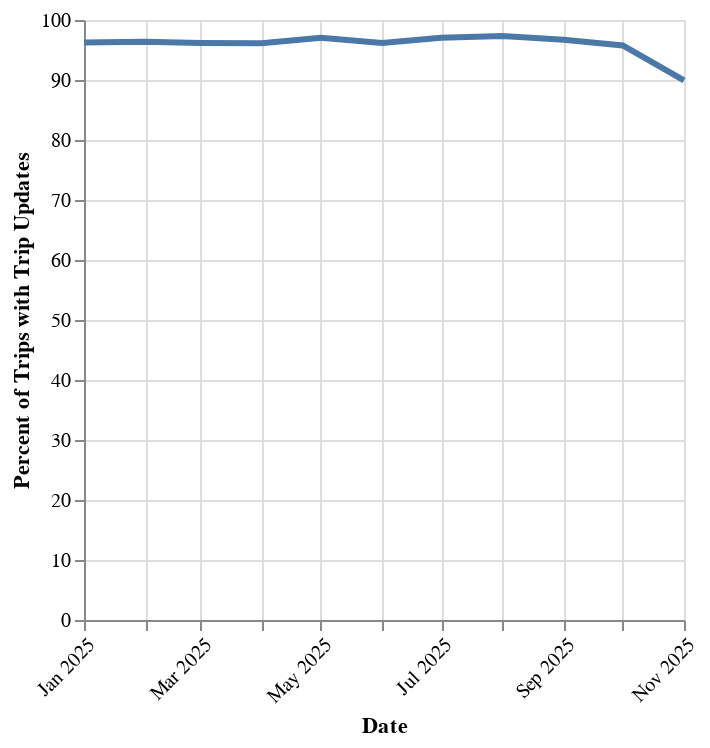

This figure's notebook cell:
### Markdown cell above
### Can't get colors for line charts to work.

### Code cell
(
    alt.Chart(sf_only.loc[sf_only["Day Type"] == "Weekday"])
    .mark_line(size=3)
    .encode(
        x=alt.X(
            "Date",
            title="Date",
            axis=alt.Axis(labelAngle=-45, format="%b %Y"),
        ),
        y=alt.Y(
            "Percent of Trips with Trip Updates:Q",
            title="Percent of Trips with Trip Updates",
        ),
        tooltip=[
            "Date",
            "Percent of Trips with Trip Updates",
        ],
    )
)

### Figure 1 — Vega-Lite specification as saved in the notebook (floating-point values rounded to 4 significant figures)
{"config": {"view": {"continuousWidth": 300, "continuousHeight": 300}}, "data": {"name": "data-cc9790553d975f73fdb4c601bdf3effd"}, "mark": {"type": "line", "size": 3}, "encoding": {"tooltip": [{"field": "Date", "type": "temporal"}, {"field": "Percent of Trips with Trip Updates", "type": "quantitative"}], "x": {"axis": {"format": "%b %Y", "labelAngle": -45}, "field": "Date", "title": "Date", "type": "temporal"}, "y": {"field": "Percent of Trips with Trip Updates", "title": "Percent of Trips with Trip Updates", "type": "quantitative"}}, "$schema": "https://vega.github.io/schema/vega-lite/v5.20.1.json", "datasets": {"data-cc9790553d975f73fdb4c601bdf3effd": [{"Date": "2025-08-01T00:00:00", "Analysis Name": "City and County of San Francisco", "VP Name": "Bay Area 511 Muni VehiclePositions", "TU Name": "Bay Area 511 Muni TripUpdates", "N Trips": 180014, "Day Type": "Weekday", "Daily Trips": 9474.0, "Ttl Service Hours": 406700000.0, "N Routes": 68.0, "N Days": 19, "VP Messages Per Minute": 3.0, "N VP Trips": 172159, "Daily VP Trips": 9061.0, "Pct VP Trips": 0.957, "N VP Routes": 1.0, "Pct VP Service Hours": 0.0, "TU Messages Per Minute": 2.9, "N TU Trips": 175245, "Daily TU Trips": 9223.0, "Pct TU Trips": 0.973, "N TU Routes": 1.0, "Pct TU Service Hours": 0.0, "TU Messages Per Second": 20.69, "VP Messages Per Second": 20.0, "Percent of Trips with Trip Updates": 97.35, "Percent of Trips with Vehicle Positions": 95.64}, {"Date": "2025-01-01T00:00:00", "Analysis Name": "City and County of San Francisco", "VP Name": "Bay Area 511 Muni VehiclePositions", "TU Name": "Bay Area 511 Muni TripUpdates", "N Trips": 179748, "Day Type": "Weekday", "Daily Trips": 9460.0, "Ttl Service Hours": 411800000.0, "N Routes": 67.79, "N Days": 19, "VP Messages Per Minute": 3.0, "N VP Trips": 167314, "Daily VP Trips": 8806.0, "Pct VP Trips": 0.931, "N VP Routes": 1.0, "Pct VP Service Hours": 0.0, "TU Messages Per Minute": 2.8, "N TU Trips": 173033, "Daily TU Trips": 9107.0, "Pct TU Trips": 0.961, "N TU Routes": 1.0, "Pct TU Service Hours": 0.0, "TU Messages Per Second": 21.43, "VP Messages Per Second": 20.0, "Percent of Trips with Trip Updates": 96.26, "Percent of Trips with Vehicle Positions": 93.08}, {"Date": "2025-10-01T00:00:00", "Analysis Name": "City and County of San Francisco", "VP Name": "Bay Area 511 Muni VehiclePositions", "TU Name": "Bay Area 511 Muni TripUpdates", "N Trips": 216259, "Day Type": "Weekday", "Daily Trips": 9403.0, "Ttl Service Hours": 488200000.0, "N Routes": 67.65, "N Days": 23, "VP Messages Per Minute": 3.0, "N VP Trips": 202722, "Daily VP Trips": 8814.0, "Pct VP Trips": 0.937, "N VP Routes": 1.0, "Pct VP Service Hours": 0.0, "TU Messages Per Minute": 2.9, "N TU Trips": 207066, "Daily TU Trips": 9003.0, "Pct TU Trips": 0.956, "N TU Routes": 1.0, "Pct TU Service Hours": 0.0, "TU Messages Per Second": 20.69, "VP Messages Per Second": 20.0, "Percent of Trips with Trip Updates": 95.75, "Percent of Trips with Vehicle Positions": 93.74}, {"Date": "2025-11-01T00:00:00", "Analysis Name": "City and County of San Francisco", "VP Name": "Bay Area 511 Muni VehiclePositions", "TU Name": "Bay Area 511 Muni TripUpdates", "N Trips": 132602, "Day Type": "Weekday", "Daily Trips": 9472.0, "Ttl Service Hours": 299400000.0, "N Routes": 68.0, "N Days": 14, "VP Messages Per Minute": 3.0, "N VP Trips": 115751, "Daily VP Trips": 8268.0, "Pct VP Trips": 0.872, "N VP Routes": 1.0, "Pct VP Service Hours": 0.0, "TU Messages Per Minute": 2.9, "N TU Trips": 119237, "Daily TU Trips": 8517.0, "Pct TU Trips": 0.9, "N TU Routes": 1.0, "Pct TU Service Hours": 0.0, "TU Messages Per Second": 20.69, "VP Messages Per Second": 20.0, "Percent of Trips with Trip Updates": 89.92, "Percent of Trips with Vehicle Positions": 87.29}, {"Date": "2025-09-01T00:00:00", "Analysis Name": "City and County of San Francisco", "VP Name": "Bay Area 511 Muni VehiclePositions", "TU Name": "Bay Area 511 Muni TripUpdates", "N Trips": 206786, "Day Type": "Weekday", "Daily Trips": 9399.0, "Ttl Service Hours": 467000000.0, "N Routes": 67.64, "N Days": 22, "VP Messages Per Minute": 3.0, "N VP Trips": 195904, "Daily VP Trips": 8905.0, "Pct VP Trips": 0.947, "N VP Routes": 1.0, "Pct VP Service Hours": 0.0, "TU Messages Per Minute": 2.9, "N TU Trips": 199972, "Daily TU Trips": 9090.0, "Pct TU Trips": 0.968, "N TU Routes": 1.0, "Pct TU Service Hours": 0.0, "TU Messages Per Second": 20.69, "VP Messages Per Second": 20.0, "Percent of Trips with Trip Updates": 96.7, "Percent of Trips with Vehicle Positions": 94.74}, {"Date": "2025-07-01T00:00:00", "Analysis Name": "City and County of San Francisco", "VP Name": "Bay Area 511 Muni VehiclePositions", "TU Name": "Bay Area 511 Muni TripUpdates", "N Trips": 208105, "Day Type": "Weekday", "Daily Trips": 9459.0, "Ttl Service Hours": 469700000.0, "N Routes": 68.0, "N Days": 22, "VP Messages Per Minute": 3.0, "N VP Trips": 198631, "Daily VP Trips": 9029.0, "Pct VP Trips": 0.955, "N VP Routes": 1.0, "Pct VP Service Hours": 0.0, "TU Messages Per Minute": 2.9, "N TU Trips": 201923, "Daily TU Trips": 9178.0, "Pct TU Trips": 0.971, "N TU Routes": 1.0, "Pct TU Service Hours": 0.0, "TU Messages Per Second": 20.69, "VP Messages Per Second": 20.0, "Percent of Trips with Trip Updates": 97.03, "Percent of Trips with Vehicle Positions": 95.45}, {"Date": "2025-02-01T00:00:00", "Analysis Name": "City and County of San Francisco", "VP Name": "Bay Area 511 Muni VehiclePositions", "TU Name": "Bay Area 511 Muni TripUpdates", "N Trips": 123268, "Day Type": "Weekday", "Daily Trips": 9482.0, "Ttl Service Hours": 282900000.0, "N Routes": 68.38, "N Days": 13, "VP Messages Per Minute": 3.0, "N VP Trips": 115204, "Daily VP Trips": 8862.0, "Pct VP Trips": 0.934, "N VP Routes": 1.0, "Pct VP Service Hours": 0.0, "TU Messages Per Minute": 2.9, "N TU Trips": 118783, "Daily TU Trips": 9137.0, "Pct TU Trips": 0.965, "N TU Routes": 1.0, "Pct TU Service Hours": 0.0, "TU Messages Per Second": 20.69, "VP Messages Per Second": 20.0, "Percent of Trips with Trip Updates": 96.36, "Percent of Trips with Vehicle Positions": 93.46}, {"Date": "2025-04-01T00:00:00", "Analysis Name": "City and County of San Francisco", "VP Name": "Bay Area 511 Muni VehiclePositions", "TU Name": "Bay Area 511 Muni TripUpdates", "N Trips": 210683, "Day Type": "Weekday", "Daily Trips": 9576.0, "Ttl Service Hours": 485200000.0, "N Routes": 69.0, "N Days": 22, "VP Messages Per Minute": 3.0, "N VP Trips": 200194, "Daily VP Trips": 9100.0, "Pct VP Trips": 0.95, "N VP Routes": 1.0, "Pct VP Service Hours": 0.0, "TU Messages Per Minute": 2.9, "N TU Trips": 202545, "Daily TU Trips": 9207.0, "Pct TU Trips": 0.962, "N TU Routes": 1.0, "Pct TU Service Hours": 0.0, "TU Messages Per Second": 20.69, "VP Messages Per Second": 20.0, "Percent of Trips with Trip Updates": 96.14, "Percent of Trips with Vehicle Positions": 95.02}, {"Date": "2025-05-01T00:00:00", "Analysis Name": "City and County of San Francisco", "VP Name": "Bay Area 511 Muni VehiclePositions", "TU Name": "Bay Area 511 Muni TripUpdates", "N Trips": 208962, "Day Type": "Weekday", "Daily Trips": 9498.0, "Ttl Service Hours": 479900000.0, "N Routes": 69.09, "N Days": 22, "VP Messages Per Minute": 3.0, "N VP Trips": 198843, "Daily VP Trips": 9038.0, "Pct VP Trips": 0.951, "N VP Routes": 1.0, "Pct VP Service Hours": 0.0, "TU Messages Per Minute": 2.9, "N TU Trips": 202749, "Daily TU Trips": 9216.0, "Pct TU Trips": 0.97, "N TU Routes": 1.0, "Pct TU Service Hours": 0.0, "TU Messages Per Second": 20.69, "VP Messages Per Second": 20.0, "Percent of Trips with Trip Updates": 97.03, "Percent of Trips with Vehicle Positions": 95.16}, {"Date": "2025-06-01T00:00:00", "Analysis Name": "City and County of San Francisco", "VP Name": "Bay Area 511 Muni VehiclePositions", "TU Name": "Bay Area 511 Muni TripUpdates", "N Trips": 180464, "Day Type": "Weekday", "Daily Trips": 9498.0, "Ttl Service Hours": 412700000.0, "N Routes": 68.68, "N Days": 19, "VP Messages Per Minute": 3.0, "N VP Trips": 169488, "Daily VP Trips": 8920.0, "Pct VP Trips": 0.939, "N VP Routes": 1.0, "Pct VP Service Hours": 0.0, "TU Messages Per Minute": 2.9, "N TU Trips": 173516, "Daily TU Trips": 9132.0, "Pct TU Trips": 0.961, "N TU Routes": 1.0, "Pct TU Service Hours": 0.0, "TU Messages Per Second": 20.69, "VP Messages Per Second": 20.0, "Percent of Trips with Trip Updates": 96.15, "Percent of Trips with Vehicle Positions": 93.92}, {"Date": "2025-03-01T00:00:00", "Analysis Name": "City and County of San Francisco", "VP Name": "Bay Area 511 Muni VehiclePositions", "TU Name": "Bay Area 511 Muni TripUpdates", "N Trips": 105472, "Day Type": "Weekday", "Daily Trips": 9588.0, "Ttl Service Hours": 243000000.0, "N Routes": 69.0, "N Days": 11, "VP Messages Per Minute": 3.0, "N VP Trips": 99790, "Daily VP Trips": 9072.0, "Pct VP Trips": 0.945, "N VP Routes": 1.0, "Pct VP Service Hours": 0.0, "TU Messages Per Minute": 2.9, "N TU Trips": 101440, "Daily TU Trips": 9222.0, "Pct TU Trips": 0.962, "N TU Routes": 1.0, "Pct TU Service Hours": 0.0, "TU Messages Per Second": 20.69, "VP Messages Per Second": 20.0, "Percent of Trips with Trip Updates": 96.18, "Percent of Trips with Vehicle Positions": 94.61}]}}
